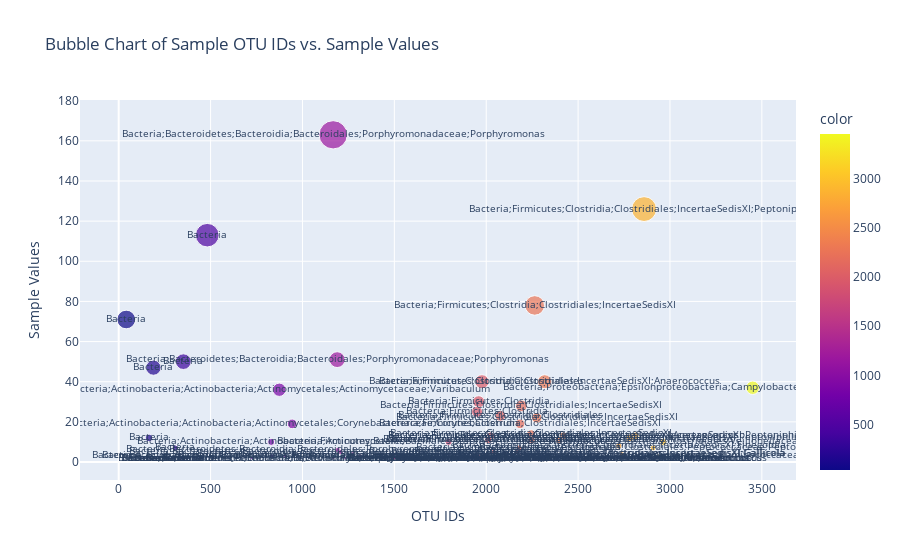

The notebook cell saved with this chart:
### Code cell
import json
import plotly.express as px

# Load data from "samples.json"
with open('samples.json') as f:
    data = json.load(f)

sample_data = data['samples']

# Choose a sample to visualize (let's say the first sample)
sample = sample_data[0]

# Extract data for the bubble chart
x_values = sample['otu_ids']
y_values = sample['sample_values']
marker_size = sample['sample_values']
marker_colors = sample['otu_ids']
text_values = sample['otu_labels']

# Create the bubble chart
fig = px.scatter(x=x_values, y=y_values, size=marker_size, color=marker_colors, text=text_values,
                 labels={'x': 'OTU IDs', 'y': 'Sample Values'},
                 title='Bubble Chart of Sample OTU IDs vs. Sample Values',
                 hover_name=text_values)

fig.update_traces(marker=dict(size=marker_size, color=marker_colors), textfont_size=10)

# Show the plot
fig.show()

### Figure 1 — Plotly figure (JSON) as saved in the notebook; plotly's stock layout.template omitted (floating-point values rounded to 4 significant figures)
{"data": [{"hovertemplate": "<b>%{hovertext}</b><br><br>OTU IDs=%{x}<br>Sample Values=%{y}<br>size=%{marker.size}<br>text=%{text}<br>color=%{marker.color}<extra></extra>", "hovertext": ["Bacteria;Bacteroidetes;Bacteroidia;Bacteroidales;Porphyromonadaceae;Porphyromonas", "Bacteria;Firmicutes;Clostridia;Clostridiales;IncertaeSedisXI;Peptoniphilus", "Bacteria", "Bacteria;Firmicutes;Clostridia;Clostridiales;IncertaeSedisXI", "Bacteria", "Bacteria;Bacteroidetes;Bacteroidia;Bacteroidales;Porphyromonadaceae;Porphyromonas", "Bacteria", "Bacteria", "Bacteria;Firmicutes;Clostridia;Clostridiales;IncertaeSedisXI;Anaerococcus", "Bacteria;Firmicutes;Clostridia;Clostridiales", "Bacteria;Proteobacteria;Epsilonproteobacteria;Campylobacterales;Campylobacteraceae;Campylobacter", "Bacteria;Actinobacteria;Actinobacteria;Actinomycetales;Actinomycetaceae;Varibaculum", "Bacteria;Firmicutes;Clostridia", "Bacteria;Firmicutes;Clostridia;Clostridiales;IncertaeSedisXI", "Bacteria;Firmicutes;Clostridia", "Bacteria;Firmicutes;Clostridia;Clostridiales", "Bacteria;Firmicutes;Clostridia;Clostridiales;IncertaeSedisXI", "Bacteria;Actinobacteria;Actinobacteria;Actinomycetales;Corynebacteriaceae;Corynebacterium", "Bacteria;Firmicutes;Clostridia;Clostridiales;IncertaeSedisXI", "Bacteria;Firmicutes;Clostridia;Clostridiales;IncertaeSedisXI", "Bacteria;Firmicutes;Clostridia;Clostridiales", "Bacteria;Firmicutes;Clostridia;Clostridiales;IncertaeSedisXI;Anaerococcus", "Bacteria;Firmicutes;Clostridia;Clostridiales;IncertaeSedisXI;Peptoniphilus", "Bacteria", "Bacteria;Firmicutes;Clostridia;Clostridiales;IncertaeSedisXI;Peptoniphilus", "Bacteria;Firmicutes;Clostridia;Clostridiales;IncertaeSedisXI", "Bacteria;Firmicutes;Clostridia;Clostridiales", "Bacteria;Firmicutes;Clostridia;Clostridiales;IncertaeSedisXI;Anaerococcus", "Bacteria;Actinobacteria;Actinobacteria;Actinomycetales", "Bacteria;Firmicutes;Clostridia;Clostridiales;Veillonellaceae", "Bacteria;Firmicutes;Bacilli;Bacillales;Staphylococcaceae;Staphylococcus", "Bacteria;Firmicutes;Clostridia;Clostridiales;IncertaeSedisXI;Finegoldia", "Bacteria", "Bacteria;Firmicutes;Clostridia;Clostridiales", "Bacteria;Firmicutes;Clostridia;Clostridiales;Peptococcaceae;Peptococcus", "Bacteria;Bacteroidetes;Bacteroidia;Bacteroidales;Porphyromonadaceae;Porphyromonas", "Bacteria;Firmicutes;Clostridia;Clostridiales", "Bacteria;Bacteroidetes;Bacteroidia;Bacteroidales;Porphyromonadaceae;Porphyromonas", "Bacteria;Firmicutes;Clostridia;Clostridiales", "Bacteria;Bacteroidetes;Bacteroidia;Bacteroidales;Prevotellaceae", "Bacteria;Firmicutes;Clostridia;Clostridiales;IncertaeSedisXI;Gallicola", "Bacteria;Firmicutes;Clostridia;Clostridiales;IncertaeSedisXI;Gallicola", "Bacteria;Bacteroidetes;Bacteroidia;Bacteroidales;Prevotellaceae;Prevotella", "Bacteria;Firmicutes;Clostridia", "Bacteria;Firmicutes;Clostridia;Clostridiales;IncertaeSedisXI", "Bacteria;Firmicutes;Clostridia;Clostridiales;IncertaeSedisXI;Anaerococcus", "Bacteria;Firmicutes;Clostridia;Clostridiales;Ruminococcaceae", "Bacteria;Actinobacteria;Actinobacteria;Actinomycetales;Corynebacteriaceae", "Bacteria;Actinobacteria;Actinobacteria;Actinomycetales;Actinomycetaceae", "Bacteria;Firmicutes;Clostridia;Clostridiales;IncertaeSedisXI;Anaerococcus", "Bacteria;Firmicutes;Clostridia;Clostridiales;IncertaeSedisXI;Anaerococcus", "Bacteria;Firmicutes;Clostridia;Clostridiales;IncertaeSedisXI;Anaerococcus", "Bacteria;Firmicutes;Clostridia;Clostridiales;IncertaeSedisXI", "Bacteria", "Bacteria;Firmicutes;Clostridia;Clostridiales;IncertaeSedisXI;Anaerococcus", "Bacteria;Firmicutes;Clostridia;Clostridiales;IncertaeSedisXI;Anaerococcus", "Bacteria;Firmicutes;Clostridia;Clostridiales;IncertaeSedisXI;Anaerococcus", "Bacteria;Firmicutes;Clostridia;Clostridiales;IncertaeSedisXI;Anaerococcus", "Bacteria;Actinobacteria;Actinobacteria;Actinomycetales", "Bacteria", "Bacteria;Firmicutes", "Bacteria", "Bacteria", "Bacteria;Bacteroidetes;Bacteroidia;Bacteroidales;Porphyromonadaceae;Porphyromonas", "Bacteria", "Bacteria;Bacteroidetes;Bacteroidia;Bacteroidales;Porphyromonadaceae;Porphyromonas", "Bacteria;Firmicutes", "Bacteria;Firmicutes", "Bacteria;Firmicutes", "Bacteria", "Bacteria;Firmicutes;Clostridia;Clostridiales;IncertaeSedisXI", "Bacteria;Firmicutes;Clostridia", "Bacteria;Firmicutes;Clostridia", "Bacteria", "Bacteria;Firmicutes;Clostridia;Clostridiales", "Bacteria", "Bacteria;Firmicutes;Clostridia;Clostridiales", "Bacteria;Firmicutes;Clostridia;Clostridiales;IncertaeSedisXI", "Bacteria", "Bacteria"], "legendgroup": "", "marker": {"color": [1167, 2859, 482, 2264, 41, 1189, 352, 189, 2318, 1977, 3450, 874, 1959, 2191, 1950, 2077, 2275, 944, 2184, 2244, 2024, 2419, 2811, 165, 2782, 2247, 2011, 2396, 830, 2964, 1795, 2722, 307, 2178, 2908, 1193, 2167, 1208, 2039, 1274, 2739, 2737, 1314, 1962, 2186, 2335, 2936, 907, 833, 2483, 2475, 2491, 2291, 159, 2571, 2350, 2342, 2546, 725, 170, 1505, 513, 259, 1169, 258, 1232, 1497, 1498, 1503, 412, 2235, 1960, 1968, 121, 2065, 340, 2110, 2188, 357, 342], "coloraxis": "coloraxis", "size": [163, 126, 113, 78, 71, 51, 50, 47, 40, 40, 37, 36, 30, 28, 25, 23, 22, 19, 19, 14, 13, 13, 13, 12, 12, 11, 11, 11, 10, 10, 10, 8, 7, 7, 7, 6, 5, 5, 5, 4, 4, 4, 3, 3, 3, 3, 3, 3, 3, 2, 2, 2, 2, 2, 2, 2, 2, 2, 2, 2, 2, 2, 2, 2, 2, 2, 2, 2, 2, 2, 2, 2, 2, 2, 2, 2, 2, 2, 2, 2], "sizemode": "area", "sizeref": 0.4075, "symbol": "circle"}, "mode": "markers+text", "name": "", "orientation": "v", "showlegend": false, "text": ["Bacteria;Bacteroidetes;Bacteroidia;Bacteroidales;Porphyromonadaceae;Porphyromonas", "Bacteria;Firmicutes;Clostridia;Clostridiales;IncertaeSedisXI;Peptoniphilus", "Bacteria", "Bacteria;Firmicutes;Clostridia;Clostridiales;IncertaeSedisXI", "Bacteria", "Bacteria;Bacteroidetes;Bacteroidia;Bacteroidales;Porphyromonadaceae;Porphyromonas", "Bacteria", "Bacteria", "Bacteria;Firmicutes;Clostridia;Clostridiales;IncertaeSedisXI;Anaerococcus", "Bacteria;Firmicutes;Clostridia;Clostridiales", "Bacteria;Proteobacteria;Epsilonproteobacteria;Campylobacterales;Campylobacteraceae;Campylobacter", "Bacteria;Actinobacteria;Actinobacteria;Actinomycetales;Actinomycetaceae;Varibaculum", "Bacteria;Firmicutes;Clostridia", "Bacteria;Firmicutes;Clostridia;Clostridiales;IncertaeSedisXI", "Bacteria;Firmicutes;Clostridia", "Bacteria;Firmicutes;Clostridia;Clostridiales", "Bacteria;Firmicutes;Clostridia;Clostridiales;IncertaeSedisXI", "Bacteria;Actinobacteria;Actinobacteria;Actinomycetales;Corynebacteriaceae;Corynebacterium", "Bacteria;Firmicutes;Clostridia;Clostridiales;IncertaeSedisXI", "Bacteria;Firmicutes;Clostridia;Clostridiales;IncertaeSedisXI", "Bacteria;Firmicutes;Clostridia;Clostridiales", "Bacteria;Firmicutes;Clostridia;Clostridiales;IncertaeSedisXI;Anaerococcus", "Bacteria;Firmicutes;Clostridia;Clostridiales;IncertaeSedisXI;Peptoniphilus", "Bacteria", "Bacteria;Firmicutes;Clostridia;Clostridiales;IncertaeSedisXI;Peptoniphilus", "Bacteria;Firmicutes;Clostridia;Clostridiales;IncertaeSedisXI", "Bacteria;Firmicutes;Clostridia;Clostridiales", "Bacteria;Firmicutes;Clostridia;Clostridiales;IncertaeSedisXI;Anaerococcus", "Bacteria;Actinobacteria;Actinobacteria;Actinomycetales", "Bacteria;Firmicutes;Clostridia;Clostridiales;Veillonellaceae", "Bacteria;Firmicutes;Bacilli;Bacillales;Staphylococcaceae;Staphylococcus", "Bacteria;Firmicutes;Clostridia;Clostridiales;IncertaeSedisXI;Finegoldia", "Bacteria", "Bacteria;Firmicutes;Clostridia;Clostridiales", "Bacteria;Firmicutes;Clostridia;Clostridiales;Peptococcaceae;Peptococcus", "Bacteria;Bacteroidetes;Bacteroidia;Bacteroidales;Porphyromonadaceae;Porphyromonas", "Bacteria;Firmicutes;Clostridia;Clostridiales", "Bacteria;Bacteroidetes;Bacteroidia;Bacteroidales;Porphyromonadaceae;Porphyromonas", "Bacteria;Firmicutes;Clostridia;Clostridiales", "Bacteria;Bacteroidetes;Bacteroidia;Bacteroidales;Prevotellaceae", "Bacteria;Firmicutes;Clostridia;Clostridiales;IncertaeSedisXI;Gallicola", "Bacteria;Firmicutes;Clostridia;Clostridiales;IncertaeSedisXI;Gallicola", "Bacteria;Bacteroidetes;Bacteroidia;Bacteroidales;Prevotellaceae;Prevotella", "Bacteria;Firmicutes;Clostridia", "Bacteria;Firmicutes;Clostridia;Clostridiales;IncertaeSedisXI", "Bacteria;Firmicutes;Clostridia;Clostridiales;IncertaeSedisXI;Anaerococcus", "Bacteria;Firmicutes;Clostridia;Clostridiales;Ruminococcaceae", "Bacteria;Actinobacteria;Actinobacteria;Actinomycetales;Corynebacteriaceae", "Bacteria;Actinobacteria;Actinobacteria;Actinomycetales;Actinomycetaceae", "Bacteria;Firmicutes;Clostridia;Clostridiales;IncertaeSedisXI;Anaerococcus", "Bacteria;Firmicutes;Clostridia;Clostridiales;IncertaeSedisXI;Anaerococcus", "Bacteria;Firmicutes;Clostridia;Clostridiales;IncertaeSedisXI;Anaerococcus", "Bacteria;Firmicutes;Clostridia;Clostridiales;IncertaeSedisXI", "Bacteria", "Bacteria;Firmicutes;Clostridia;Clostridiales;IncertaeSedisXI;Anaerococcus", "Bacteria;Firmicutes;Clostridia;Clostridiales;IncertaeSedisXI;Anaerococcus", "Bacteria;Firmicutes;Clostridia;Clostridiales;IncertaeSedisXI;Anaerococcus", "Bacteria;Firmicutes;Clostridia;Clostridiales;IncertaeSedisXI;Anaerococcus", "Bacteria;Actinobacteria;Actinobacteria;Actinomycetales", "Bacteria", "Bacteria;Firmicutes", "Bacteria", "Bacteria", "Bacteria;Bacteroidetes;Bacteroidia;Bacteroidales;Porphyromonadaceae;Porphyromonas", "Bacteria", "Bacteria;Bacteroidetes;Bacteroidia;Bacteroidales;Porphyromonadaceae;Porphyromonas", "Bacteria;Firmicutes", "Bacteria;Firmicutes", "Bacteria;Firmicutes", "Bacteria", "Bacteria;Firmicutes;Clostridia;Clostridiales;IncertaeSedisXI", "Bacteria;Firmicutes;Clostridia", "Bacteria;Firmicutes;Clostridia", "Bacteria", "Bacteria;Firmicutes;Clostridia;Clostridiales", "Bacteria", "Bacteria;Firmicutes;Clostridia;Clostridiales", "Bacteria;Firmicutes;Clostridia;Clostridiales;IncertaeSedisXI", "Bacteria", "Bacteria"], "textfont": {"size": 10}, "type": "scatter", "x": [1167, 2859, 482, 2264, 41, 1189, 352, 189, 2318, 1977, 3450, 874, 1959, 2191, 1950, 2077, 2275, 944, 2184, 2244, 2024, 2419, 2811, 165, 2782, 2247, 2011, 2396, 830, 2964, 1795, 2722, 307, 2178, 2908, 1193, 2167, 1208, 2039, 1274, 2739, 2737, 1314, 1962, 2186, 2335, 2936, 907, 833, 2483, 2475, 2491, 2291, 159, 2571, 2350, 2342, 2546, 725, 170, 1505, 513, 259, 1169, 258, 1232, 1497, 1498, 1503, 412, 2235, 1960, 1968, 121, 2065, 340, 2110, 2188, 357, 342], "xaxis": "x", "y": [163, 126, 113, 78, 71, 51, 50, 47, 40, 40, 37, 36, 30, 28, 25, 23, 22, 19, 19, 14, 13, 13, 13, 12, 12, 11, 11, 11, 10, 10, 10, 8, 7, 7, 7, 6, 5, 5, 5, 4, 4, 4, 3, 3, 3, 3, 3, 3, 3, 2, 2, 2, 2, 2, 2, 2, 2, 2, 2, 2, 2, 2, 2, 2, 2, 2, 2, 2, 2, 2, 2, 2, 2, 2, 2, 2, 2, 2, 2, 2], "yaxis": "y"}], "layout": {"coloraxis": {"colorbar": {"title": {"text": "color"}}, "colorscale": [[0, "#0d0887"], [0.1111, "#46039f"], [0.2222, "#7201a8"], [0.3333, "#9c179e"], [0.4444, "#bd3786"], [0.5556, "#d8576b"], [0.6667, "#ed7953"], [0.7778, "#fb9f3a"], [0.8889, "#fdca26"], [1, "#f0f921"]]}, "legend": {"itemsizing": "constant", "tracegroupgap": 0}, "title": {"text": "Bubble Chart of Sample OTU IDs vs. Sample Values"}, "xaxis": {"anchor": "y", "domain": [0, 1], "title": {"text": "OTU IDs"}}, "yaxis": {"anchor": "x", "domain": [0, 1], "title": {"text": "Sample Values"}}}}
